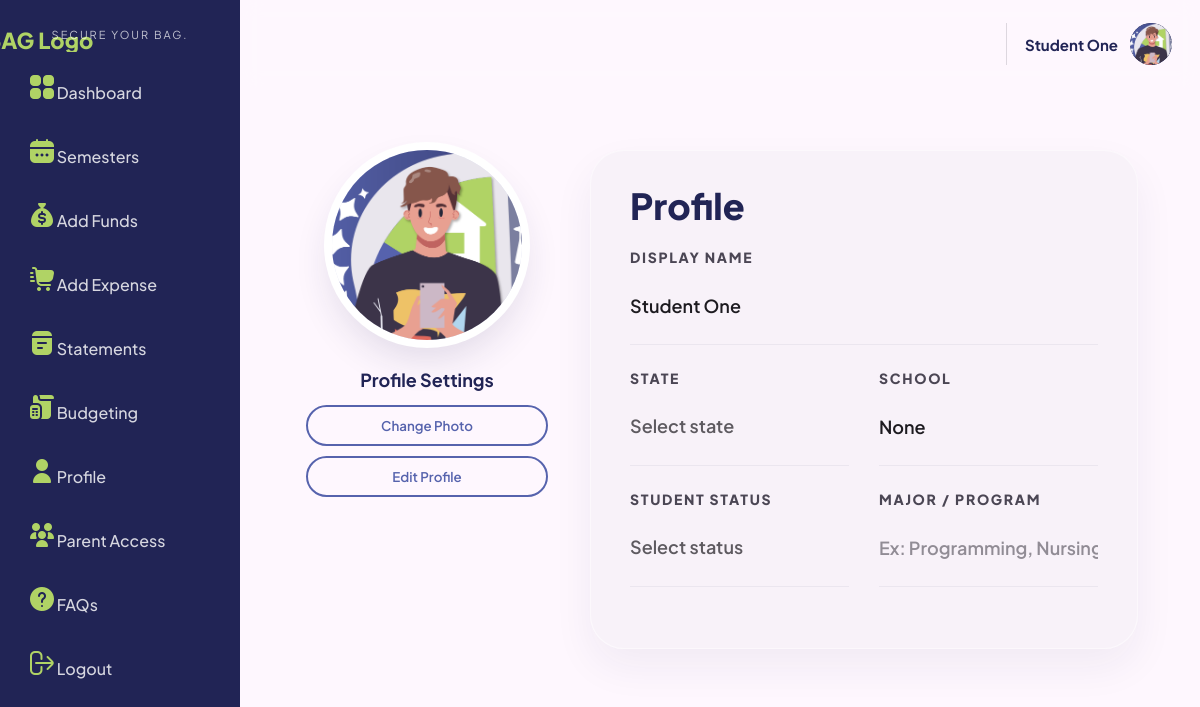
Screenshot of /profile (signed in) with the database file from the repository.
### tables this page shows
CREATE TABLE profiles (
  user_id INTEGER PRIMARY KEY,
  display_name TEXT,
  state TEXT,
  school TEXT,
  student_status TEXT,
  major_program TEXT, 
  profile_image TEXT,
  default_semester_weeks INTEGER NOT NULL DEFAULT 16,
  FOREIGN KEY (user_id) REFERENCES users(id) ON DELETE CASCADE
);

### app/routes/profile.py (the view, shortened to what this page needs)
@bp.route("/profile", methods=["GET", "POST"])
@login_required
def profile():
    db = get_db()
    uid = current_user_id()
    row = db.execute(
        """
        SELECT
            profiles.*,
            users.security_question
        FROM profiles
        LEFT JOIN users ON users.id = profiles.user_id
        WHERE profiles.user_id = ?
        """,
        (uid,),
    ).fetchone()
    return render_template(
        "profile.html",
        profile=row,
        states=US_STATE_ABBREVIATIONS,
        profile_image_choices=PROFILE_IMAGE_CHOICES,
    )

### app/auth.py (called while the page is built)
def login_required(view):
    @wraps(view)
    def wrapped(*args, **kwargs):
        if session.get("user_id") is None:
            return redirect(url_for("auth.login"))
        return view(*args, **kwargs)
    return wrapped

### app/common/session_utils.py (called while the page is built)
def current_user_id() -> int:
    return int(session["user_id"])

### app/db.py (called while the page is built)
def _db_path():
    if getattr(sys, "frozen", False):
        base_dir = os.path.dirname(sys.executable)
        instance = os.path.join(base_dir, "instance")
    else:
        instance = current_app.instance_path
    os.makedirs(instance, exist_ok=True)
    return os.path.join(instance, current_app.config["DATABASE"])

def get_db():
    if "db" not in g:
        g.db = sqlite3.connect(_db_path(), detect_types=sqlite3.PARSE_DECLTYPES)
        g.db.row_factory = sqlite3.Row
        g.db.execute("PRAGMA foreign_keys = ON;")
    return g.db

### app/templates/profile.html (shortened to what this page needs)
{% extends "base.html" %}
{% block extra_css %}
<link rel="stylesheet" href="{{ url_for('static', filename='css/profilestyle.css') }}">
{% endblock %}
{% block content %}
<div class="card profile-card">
  <form method="post" class="profile-layout" enctype="multipart/form-data" id="profile-form">
    <div class="profile-left">
      <div class="profile-photo-circle" id="profile-photo-preview">
        {% if profile and profile.profile_image %}
          {% if profile.profile_image.startswith('uploads/') %}
            <img src="{{ url_for('static', filename=profile.profile_image) }}" alt="Profile photo">
          {% else %}
            <img src="{{ url_for('static', filename='images/logos/' + profile.profile_image) }}" alt="Profile photo">
          {% endif %}
        {% else %}
          <span>PFP</span>
        {% endif %}
      </div>
      <div class="profile-settings-panel">
        <h3>Profile Settings</h3>
        <button type="button" class="btn secondary profile-side-btn" id="open-photo-modal-btn">
          Change Photo
        </button>
        <button type="button" class="btn secondary profile-side-btn" id="edit-profile-btn">
        </button>
      </div>
    </div>
    <div class="profile-right" id="profile-edit-fields">
      <h2>Profile</h2>
      <div class="profile-fields">
        <div class="field-block full">
          <label for="display_name">Display Name</label>
          <input
            id="display_name"
            name="display_name"
            class="profile-input"
            value="{{ profile.display_name if profile else '' }}"
            placeholder="What should we call you?"
          >
        </div>
        <div class="field-block">
          <label for="state">State</label>
          <select id="state" name="state" class="profile-input">
            <option value="">Select state</option>
          </select>
        </div>
        <div class="field-block">
          <label for="school">School</label>
          <input
            id="school"
            name="school"
            class="profile-input"
            value="{{ profile.school if profile else '' }}"
            placeholder="Where do you go to school?"
          >
        </div>
        <div class="field-block">
          <label for="student_status">Student Status</label>
          <select id="student_status" name="student_status" class="profile-input">
            <option value="">Select status</option>
          </select>
        </div>
        <div class="field-block">
          <label for="major_program">Major / Program</label>
          <input
            type="text"
            id="major_program"
            name="major_program"
            class="profile-input"
            value="{{ profile.major_program if profile and profile.major_program else '' }}"
            placeholder="Ex: Programming, Nursing"
          >
        </div>
      </div>
    </div>
  </form>
</div>
{% endblock %}

### app/templates/base.html (shortened to what this page needs)
<!doctype html>
<html lang="en">
<head>
  <link rel="stylesheet" href="{{ url_for('static', filename='css/style.css') }}">
  {% block extra_css %}{% endblock %}
</head>
<body>
  <div class="app-shell">
    {% if session.get('user_id') %}
    <aside class="sidebar">
      <div class="sidebar-brand">
        <a href="{{ url_for('home.welcome') }}" class="logo">
          <img src="{{ url_for('static', filename='images/logos/BagLogoNewCorner.png') }}" alt="BAG Logo" class="sidebar-logo">
        </a>
        <div class="sidebar-tagline">SECURE YOUR BAG.</div>
      </div>
      <nav class="sidebar-nav">
  {% if session.get('user_role') == 'student' %}
    <a href="{{ url_for('dashboard.dashboard') }}" class="nav-link">
      <img src="{{ url_for('static', filename='images/icons/dashboardicon.png') }}" class="nav-icon">
      <span>Dashboard</span>
    </a>
    <a href="{{ url_for('semesters.semesters') }}" class="nav-link">
      <img src="{{ url_for('static', filename='images/icons/calendaricon.png') }}" class="nav-icon">
      <span>Semesters</span>
    </a>
    <a href="{{ url_for('aid.aid_new') }}" class="nav-link">
      <img src="{{ url_for('static', filename='images/icons/fundsicon.png') }}" class="nav-icon">
      <span>Add Funds</span>
    </a>
    <a href="{{ url_for('transactions.transaction_new') }}" class="nav-link">
      <img src="{{ url_for('static', filename='images/icons/expenseicon.png') }}" class="nav-icon">
      <span>Add Expense</span>
    </a>
    <a href="{{ url_for('statements.statements') }}" class="nav-link">
      <img src="{{ url_for('static', filename='images/icons/statementsicon.png') }}" class="nav-icon">
      <span>Statements</span>
    </a>
    <a href="{{ url_for('categories.categories') }}" class="nav-link">
      <img src="{{ url_for('static', filename='images/icons/budgetingicon.png') }}" class="nav-icon">
      <span>Budgeting</span>
    </a>
    <a href="{{ url_for('profile.profile') }}" class="nav-link">
      <img src="{{ url_for('static', filename='images/icons/profileicon.png') }}" class="nav-icon">
      <span>Profile</span>
    </a>
    <a href="{{ url_for('parent_access.parent_access') }}" class="nav-link">
      <img src="{{ url_for('static', filename='images/icons/parentaccessicon.png') }}" class="nav-icon">
      <span>Parent Access</span>
    </a>
    <a href="{{ url_for('faqs.faqs') }}" class="nav-link">
      <img src="{{ url_for('static', filename='images/icons/supporticon.png') }}" class="nav-icon">
      <span>FAQs</span>
    </a>
  {% endif %}
  <a href="{{ url_for('auth.logout') }}" class="nav-link">
    <img src="{{ url_for('static', filename='images/icons/logouticon.png') }}" class="nav-icon">
    <span>Logout</span>
  </a>
</nav>
    </aside>
    {% endif %}
    <div class="app-main">
      <header class="topbar">
        {% if session.get('user_id') %}
        <div class="topbar-right">
  <div class="topbar-user">
    <div class="topbar-user-text">
      <div class="topbar-user-name">
        {% if session.get('user_role') == 'parent' %}
          Parent Portal
        {% else %}
          {{ nav_display_name }}
        {% endif %}
      </div>
    </div>
    {% if session.get('user_role') == 'parent' %}
      <div class="topbar-avatar topbar-avatar-image">
        <img src="{{ url_for('static', filename='images/logos/baglogo.png') }}" alt="BAG Logo">
      </div>
    {% elif nav_profile_image %}
      <div class="topbar-avatar topbar-avatar-image">
        <img src="{{ nav_profile_image }}" alt="Profile photo">
      </div>
    {% else %}
      <div class="topbar-avatar">{{ nav_avatar_letter }}</div>
    {% endif %}
  </div>
</div>
{% endif %}
</header>
      <main class="page-content">
        {% block content %}{% endblock %}
      </main>
    </div>
  </div>
</body>
</html>

### app/static/css/style.css (style rules this page uses)
:root { --bg:#fef7fe; --surface:#f8f2f9; --surface-2:#f2ecf3; --surface-3:#e6e1e8; --primary:#212455; --primary-2:#3f4275; --accent:#5663AD; --green:#B0D365; --green-dark:#516e03; --text:#1d1b20; --muted:#46464f; --line:#ddd7df; --danger:#ba1a1a; --radius-sm:12px; --radius-md:16px; --radius-lg:24px; --radius-xl:32px; --pill:999px; --shadow-soft:0 16px 36px rgba(33,36,85,.07); }
* { box-sizing:border-box }
html,body { margin:0; padding:0; background:var(--bg); color:var(--text); font-family:"Work Sans", system-ui, sans-serif; }
body { min-height:100vh; }
h1,h2,h3,h4,h5,h6,.logo,.sidebar-brand,.kpi-value,.btn,.nav-link,.topbar-user-name { font-family:"Plus Jakarta Sans", system-ui, sans-serif; }
a { color:var(--accent); text-decoration:none; }
.app-shell { min-height:100vh; display:flex; }
.sidebar { width:240px; min-height:100vh; background:var(--primary); color:#fff; padding:28px 0; display:flex; flex-direction:column; position:sticky; top:0; }
.sidebar-brand { padding:0 30px 10px; margin-bottom:10px; display:flex; flex-direction:column; align-items:center; }
.logo { color:var(--green); font-size:22px; font-weight:800; line-height:1.1; }
.sidebar-tagline { margin-top:0; color:rgba(255,255,255,.72); font-size:11px; letter-spacing:.18em; text-align:center; }
.sidebar-nav { display:flex; flex-direction:column; gap:8px; padding-right:18px; }
.nav-link { color:rgba(255,255,255,.82); padding:14px 22px 14px 30px; border-radius:0 var(--pill) var(--pill) 0; font-size:16px; font-weight:500; transition:all .18s ease; }
.app-main { flex:1; min-width:0; display:flex; flex-direction:column; }
.sidebar-logo { width:300px; height:auto; display:block; margin:0 auto -60px; }
.logo { text-decoration:none; }
.topbar { height:88px; display:flex; align-items:center; justify-content:space-between; gap:20px; padding:18px 28px; background:rgba(254,247,254,.88); backdrop-filter:blur(10px); position:sticky; top:0; z-index:20; }
.topbar-right { display:flex; align-items:center; gap:18px; margin-left:auto; }
.topbar-user { display:flex; align-items:center; gap:12px; padding-left:18px; border-left:1px solid var(--line); }
.topbar-user-text { display:flex; flex-direction:column; justify-content:center; text-align:right; }
.topbar-user-name { font-weight:700; font-size:15px; color:var(--primary); line-height:1; }
.topbar-avatar { width:42px; height:42px; border-radius:50%; background:var(--primary); color:#fff; display:flex; align-items:center; justify-content:center; font-weight:700; }
.page-content { padding:28px; }
.card { background:var(--surface); border:none; border-radius:var(--radius-lg); padding:20px; box-shadow:var(--shadow-soft); margin-bottom:18px; }
label { font-size:13px; color:var(--muted); font-weight:600; }
input, select, textarea { width:100%; padding:12px 14px; border-radius:14px; border:none; background:#fff; color:var(--text); font:inherit; outline:none; box-shadow:inset 0 0 0 1px rgba(33,36,85,.08); }
input::placeholder, textarea::placeholder { color:#918c95; }
.btn { display:inline-flex; align-items:center; justify-content:center; gap:8px; padding:12px 18px; border-radius:var(--pill); border:none; background:linear-gradient(135deg,var(--primary),var(--primary-2)); color:#fff; font-weight:700; cursor:pointer; box-shadow:none; transition:transform .15s ease, filter .15s ease; }
.btn.secondary { background: transparent; color: var(--accent); border: 2px solid var(--accent); font-weight: 600; padding: 10px 16px; border-radius: var(--pill); transition: all 0.2s ease; }
.topbar-avatar-image { overflow: hidden; padding: 0; }
.topbar-avatar-image img { width: 100%; height: 100%; object-fit: cover; border-radius: 50%; display: block; }

### rows the page displays
profiles: display_name "Student One", profile_image (picture), school "None"
